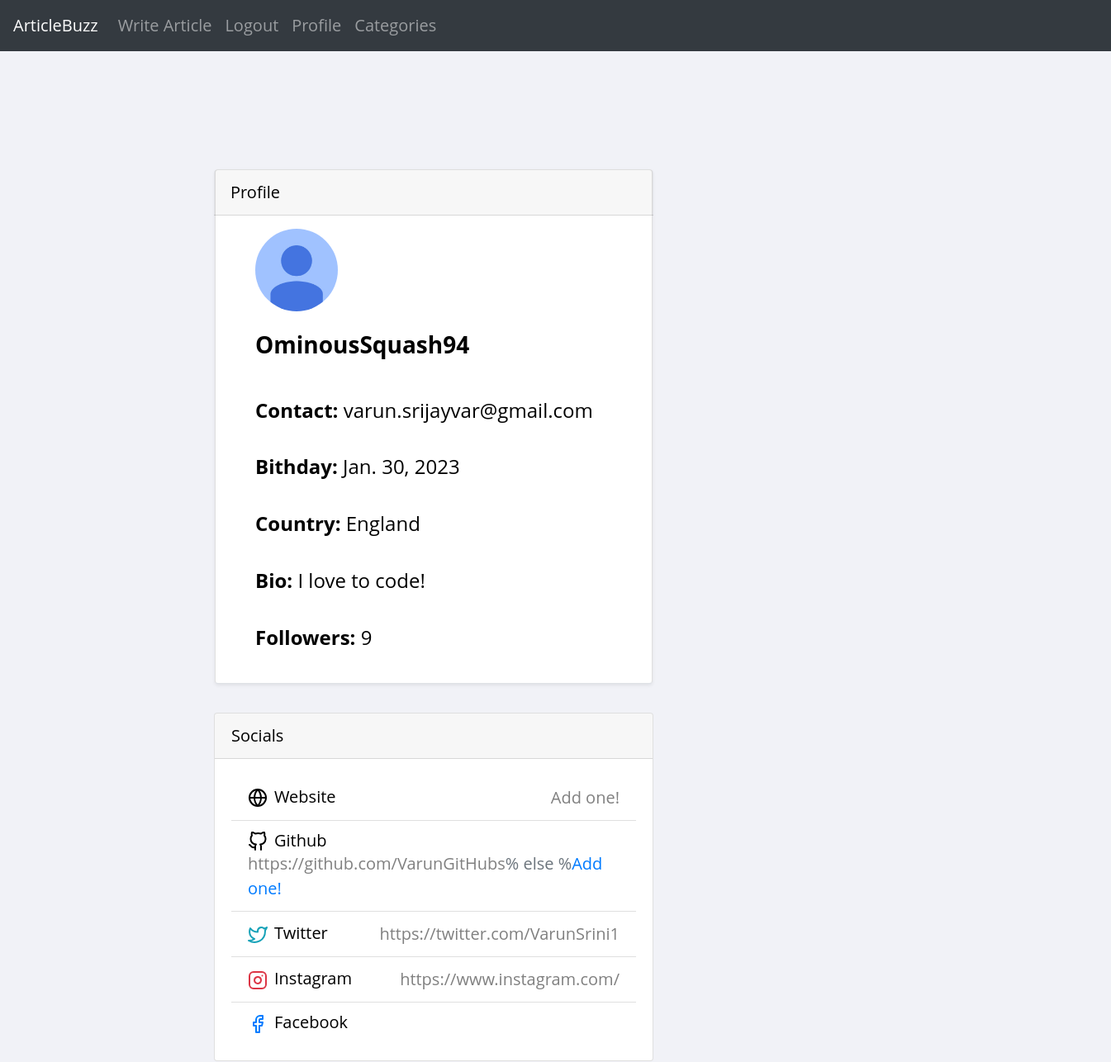
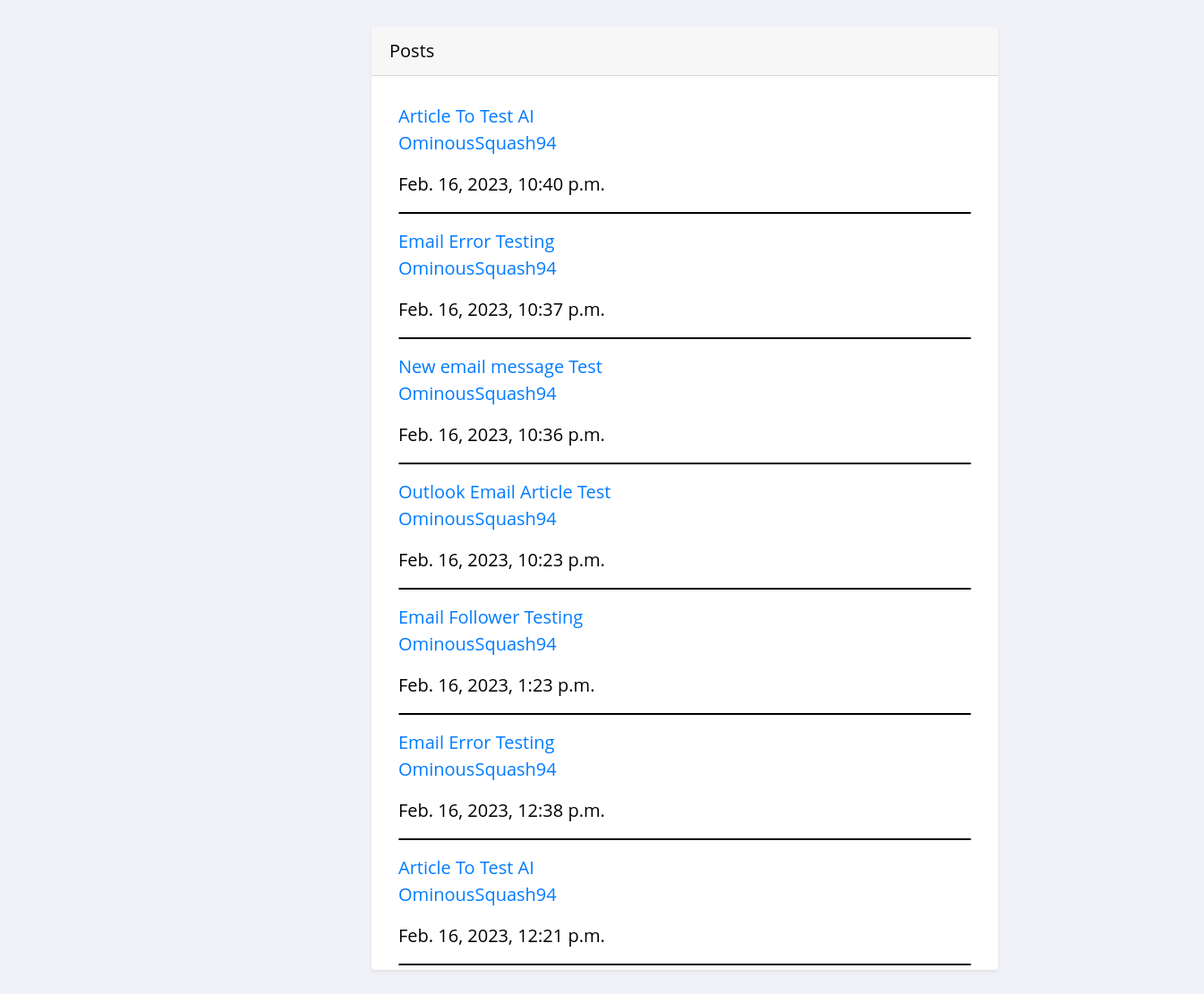
The app's page /profile/1 with its own data (2 pictures, top to bottom).
### theblog/models.py (models this page shows, shortened)
class UserProfile(models.Model):
	user = models.OneToOneField(User, primary_key= True, verbose_name = 'user', related_name = 'profile', on_delete = models.CASCADE)
	name = models.CharField(max_length = 30, blank = True, null = True)
	bio = models.TextField(max_length=500, blank = True, null = True)
	birthday = models.DateField(null = True, blank = True)
	location = models.CharField(max_length = 100, blank = True, null = True)
	picture = models.ImageField(upload_to = 'uploads/profile_pictures', default = 'uploads/profile_pictures/default.png', blank = True)
	followers = models.ManyToManyField(User, blank = True, related_name = 'followers')
	notification  = models.BooleanField(default = True, blank = False, null = False)
	follower_count = models.IntegerField(null = True, default = 0)
	website = models.CharField(default = None, blank = True, null = True, max_length = 50)
	GitHub = models.CharField(default = None, blank = True, null = True, max_length = 50)
	Twitter = models.CharField(default = None, blank = True, null = True, max_length = 50)
	Instagram = models.CharField(default = None, blank = True, null = True, max_length = 50)
	FaceBook = models.CharField(default = None, blank = True, null = True, max_length = 50)

class Post(models.Model):
	title = models.CharField(max_length = 255) # Title Field
	author = models.ForeignKey(User, on_delete = models.CASCADE) # Deletes blog posts for a user if they delete account
	header_image = models.ImageField(null = True, blank = True, upload_to = 'uploads/images', default = None)
	body = RichTextField(blank= True, null = True)
	date_published = models.DateTimeField(auto_now_add = True) # Automatically adds the date
	likes = models.ManyToManyField(User, related_name ='blog_post') # Updating count of the upvotes
	tags = models.CharField(max_length = 255, default = 'Coding') # List of tags from the Tag table
	snippet  = models.CharField(max_length = 300, default = 'Article Snippet') # Article Snippet field to display on screen
	number_likes = models.IntegerField(default = 0)

### theblog/views.py (the view)
# urls.py: path('profile/<int:pk>', ProfileView.as_view(), name = 'profile'),
class ProfileView(View):
	def get(self, request, pk, *args, **kwargs):
		profile = UserProfile.objects.get(pk = pk)
		user = profile.user
		posts = Post.objects.filter(author = user).order_by('-date_published')
		followers = profile.followers.all()
		is_following = False
		num_followers = len(followers)
		if num_followers == 0:
			is_following = False
		else:
			for follower in followers:
				if follower == request.user:
					is_following = True
		context = {
			'user':user,
			'profile':profile,
			'posts':posts,
			'num_followers':num_followers,
			'is_following':is_following
		}
		return render(request, 'user_profile.html', context)

### theblog/templates/user_profile.html (shortened to what this page needs)
{% extends 'base.html' %}
{% load bootstrap_icons %}
{% load static %}
{% block extrahead %}
	<link rel="stylesheet" href="{% static 'theblog/profile.css' %}">
	<link rel="stylesheet" href="https://cdnjs.cloudflare.com/ajax/libs/font-awesome/4.7.0/css/font-awesome.min.css">
{% endblock %}
{% block content %}
<!DOCTYPE html>
<html lang="en">
<head>
</head>
<body>
</body>
</html>
<body>
	<div class = "all">
	<div class="profile_info">
		<div class = 'row justify-content-center mt-5'>
			<div class="card shadow-sm col border-bottom px-5 pt-3">
				<div class = "card-header" style="width: 532px; position: relative; right: 50px;top:-16px">Profile</div>
				<img src="{{ profile.picture.url }}" class = "rounded-circle" width = "100" height="100">
				<h3 class = 'py-4'> <b>{{ profile.user.username }}</b>
				</h3>
				<h4 class = 'py-3'><b>Contact: </b>{{ profile.user.email }}</h4>
				{% if profile.birthday %}
				<h4 class = 'py-3'><b>Bithday: </b>{{ profile.birthday }}
				{% endif %}
				{% if profile.location %}
				<h4 class="py-3" ><b>Country: </b>{{ profile.location }}</h4>
				{% endif %}
				{% if profile.bio %}
				<h4 class="py-3"><b>Bio: </b>{{ profile.bio }}</h4>
				{% endif %}
				<div class = 'mb-3'>
					<h4 class="py-3"><b>Followers: </b> {{ profile.follower_count }}</h4>
				</div>
			</div>
		</div>
		<div class = 'socials'>
			<div class="card mb-3" style="width: 532px; position: relative; right: 16px; top: 35px;">
				<div class="card-header">Socials</div>
				<div class="card-body">
					<ul class="list-group list-group-flush">
                  <li class="list-group-item d-flex justify-content-between align-items-center flex-wrap">
                    <h5 class="mb-0">Website</h5>
                    <span class="text-secondary">{% if profile.website %}<a href="{{ profile.website }}" target="_blank" style="color:gray;">{{ profile.website }}</a>{% else %}
                    <a href="{% url 'edit-profile' profile.pk %}" style="color:grey;">Add one!</a>{% endif %}</span>
                  </li>
                  <li class="list-group-item d-flex justify-content-between align-items-center flex-wrap">
                    <h5 class="mb-0">Github</h5>
                    <span class="text-secondary">{% if profile.GitHub %}<a href="{{ profile.GitHub }}" target="_blank" style="color:gray;">{{ profile.GitHub }}</a>% else %<a href="{% url 'edit-profile' profile.pk %}">Add one!</a>{% endif %}</span>
                  </li>
                  <li class="list-group-item d-flex justify-content-between align-items-center flex-wrap">
                    <h5 class="mb-0">Twitter</h5>
                    <span class="text-secondary">{% if profile.Twitter %}<a href="{{ profile.Twitter }}" target="_blank" style="color:gray;">{{ profile.Twitter }}</a>{% endif %}</span>
                  </li>
                  <li class="list-group-item d-flex justify-content-between align-items-center flex-wrap">
                    <h5 class="mb-0">Instagram</h5>
                    <span class="text-secondary">{% if profile.Instagram %}<a href="{{ profile.Instagram }}" target="_blank" style="color: gray;">{{ profile.Instagram }}</a>{% endif %}</span>
                  </li>
                  <li class="list-group-item d-flex justify-content-between align-items-center flex-wrap">
                    <h5 class="mb-0">Facebook</h5>
                  </li>
                </ul>
				</div>
			</div>
	</div>
</div>
	<div class = 'shadow-sm post_section' style="border-radius: 4px;">
		<div class = 'card-header' style="position: relative; top: -30px; width: 800px; right: 30px;">Posts</div>
		{% for post in posts %}
			<a href="{% url 'article-detail' post.pk %}">{{ post.title }}</a>
			<p><a style = 'text-decoration: none' class = 'text-primary' href="{% url 'profile' post.author.profile.pk %}">{{ post.author }}</a></p>
			<p>{{ post.date_published }}</p>
			<hr>
		{% endfor %}
	</div>
</div>
</div>
</body>
{% endblock %}

### theblog/static/theblog/style.css (style rules this page uses)
body { background-color: white; margin: 0px; padding: 0; }
hr { border-radius: 3px; border:1px solid; }

### theblog/static/theblog/profile.css (style rules this page uses)
body { color: black; background: #f1f2f7; font-family: 'Open Sans', sans-serif; padding: 0px !important; margin: 0px !important; font-size: 20px; text-rendering: optimizeLegibility; -webkit-font-smoothing: antialiased; -moz-font-smoothing: antialiased; }
.profile_info { float: left; width: 500px; position: relative; left: 10px; right: 200px; }
.post_section { float: left; height:1054px; width:700px; overflow:auto; background-color:white; margin: 50px; position: relative; left: 100px; padding: 30px; }
.all { position: relative; left: 200px; }

### records on screen
UserProfile: picture (placeholder picture), user.username "OminousSquash94", user.email "varun.srijayvar@gmail.com", birthday "Jan. 30, 2023", location "England", bio "I love to code!", follower_count "9", GitHub "https://github.com/VarunGitHubs", Twitter "https://twitter.com/VarunSrini1", Instagram "https://www.instagram.com/"
Post: title "Article To Test AI", author "OminousSquash94", date_published "Feb. 16, 2023, 10:40 p.m."
Post: title "Email Error Testing", author "OminousSquash94", date_published "Feb. 16, 2023, 10:37 p.m."
Post: title "New email message Test", author "OminousSquash94", date_published "Feb. 16, 2023, 10:36 p.m."
Post: title "Outlook Email Article Test", author "OminousSquash94", date_published "Feb. 16, 2023, 10:23 p.m."
Post: title "Email Follower Testing", author "OminousSquash94", date_published "Feb. 16, 2023, 1:23 p.m."
Post: title "Email Error Testing", author "OminousSquash94", date_published "Feb. 16, 2023, 12:38 p.m."
Post: title "Article To Test AI", author "OminousSquash94", date_published "Feb. 16, 2023, 12:21 p.m."
